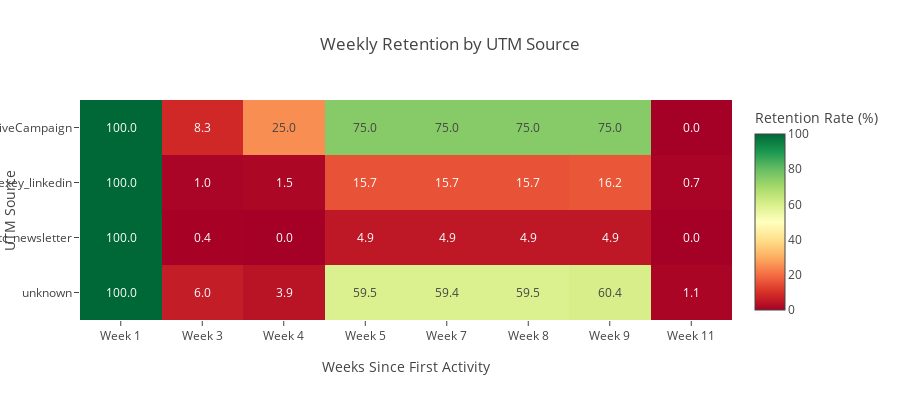
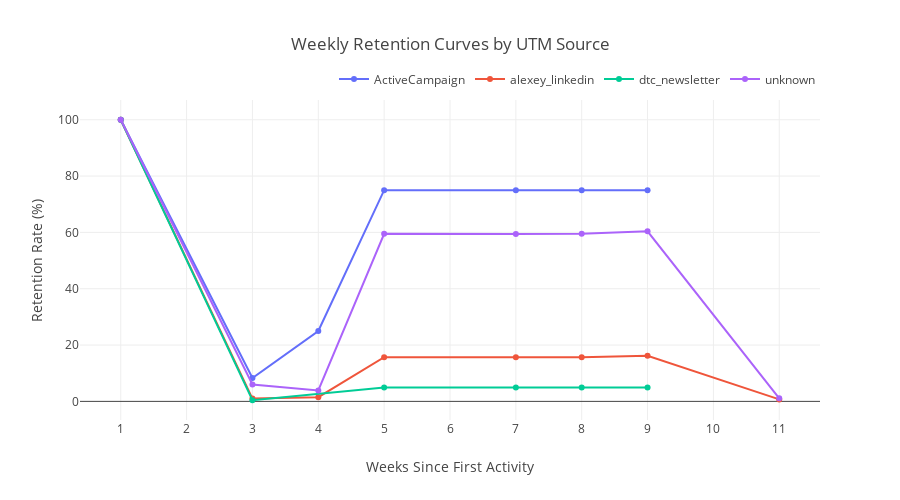
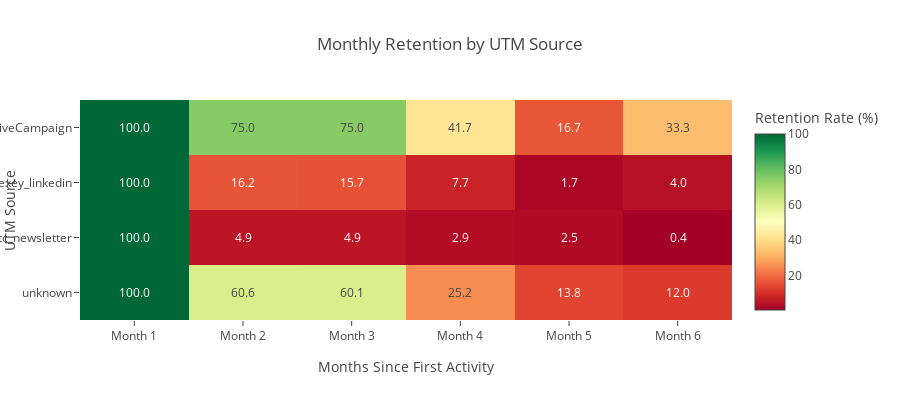
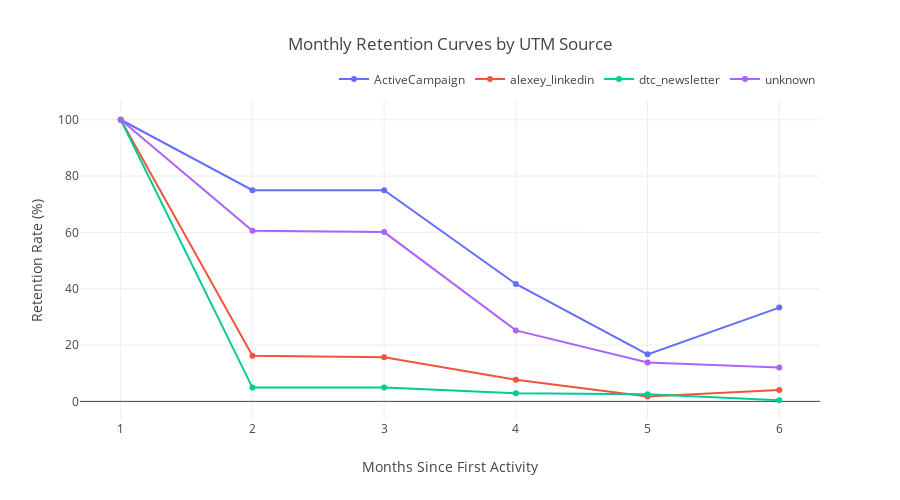

Notebook source saved alongside these figures, in order:
### Code cell
def visualize_cohort_retention(conn, config):
    """
    Visualize retention rates by week and month across different cohorts and UTM sources
    
    Args:
        conn: DuckDB connection
        config: Configuration dictionary with parameters
    """
    # First creating a clean events view to handle invalid dates
    clean_events_query = """
    CREATE OR REPLACE TEMPORARY VIEW clean_events AS
    SELECT 
        contact_id,
        event_id,
        event_category,
        CASE 
            WHEN TRY_CAST(event_date AS DATE) IS NOT NULL THEN TRY_CAST(event_date AS DATE)
            ELSE NULL
        END AS clean_date
    FROM user_attribution.events
    WHERE event_date IS NOT NULL
    """
    
    # SQL query for cohort retention analysis using clean dates
    cohort_retention_query = """
    WITH user_first_activity AS (
        -- Get each user's first activity date
        SELECT
            c.contact_id,
            c.utm_source,
            MIN(e.clean_date) AS first_date
        FROM user_attribution.contacts c
        JOIN clean_events e ON c.contact_id = e.contact_id
        WHERE e.clean_date IS NOT NULL
        GROUP BY c.contact_id, c.utm_source
    ),
    
    user_activity_weeks AS (
        -- Get each subsequent week of activity for each user
        SELECT
            u.contact_id,
            u.utm_source,
            u.first_date,
            e.clean_date AS activity_date,
            FLOOR(DATEDIFF('day', u.first_date, e.clean_date) / 7) AS week_number
        FROM user_first_activity u
        JOIN clean_events e ON u.contact_id = e.contact_id
        WHERE e.clean_date IS NOT NULL
        AND DATEDIFF('day', u.first_date, e.clean_date) >= 0
        AND DATEDIFF('day', u.first_date, e.clean_date) <= 84 -- Track up to 12 weeks
    ),
    
    user_activity_months AS (
        -- Get each subsequent month of activity for each user
        SELECT
            u.contact_id,
            u.utm_source,
            u.first_date,
            e.clean_date AS activity_date,
            FLOOR(DATEDIFF('day', u.first_date, e.clean_date) / 30) AS month_number
        FROM user_first_activity u
        JOIN clean_events e ON u.contact_id = e.contact_id
        WHERE e.clean_date IS NOT NULL
        AND DATEDIFF('day', u.first_date, e.clean_date) >= 0
        AND DATEDIFF('day', u.first_date, e.clean_date) <= 180 -- Track up to 6 months
    ),
    
    weekly_retention AS (
        -- Calculate weekly retention rates
        SELECT
            utm_source,
            week_number,
            COUNT(DISTINCT contact_id) AS active_users,
            (SELECT COUNT(DISTINCT contact_id) FROM user_first_activity WHERE utm_source = w.utm_source) AS total_users,
            ROUND(COUNT(DISTINCT contact_id) * 100.0 / 
                NULLIF((SELECT COUNT(DISTINCT contact_id) FROM user_first_activity WHERE utm_source = w.utm_source), 0), 1) AS retention_rate
        FROM user_activity_weeks w
        GROUP BY utm_source, week_number
    ),
    
    monthly_retention AS (
        -- Calculate monthly retention rates
        SELECT
            utm_source,
            month_number,
            COUNT(DISTINCT contact_id) AS active_users,
            (SELECT COUNT(DISTINCT contact_id) FROM user_first_activity WHERE utm_source = m.utm_source) AS total_users,
            ROUND(COUNT(DISTINCT contact_id) * 100.0 / 
                NULLIF((SELECT COUNT(DISTINCT contact_id) FROM user_first_activity WHERE utm_source = m.utm_source), 0), 1) AS retention_rate
        FROM user_activity_months m
        GROUP BY utm_source, month_number
    )
    
    -- Select weekly retention
    SELECT 
        'weekly' AS retention_type,
        utm_source,
        week_number AS period_number,
        active_users,
        total_users,
        retention_rate
    FROM weekly_retention
    WHERE total_users >= 5  -- Minimum sample size
    
    UNION ALL
    
    -- Select monthly retention
    SELECT 
        'monthly' AS retention_type,
        utm_source,
        month_number AS period_number,
        active_users,
        total_users,
        retention_rate
    FROM monthly_retention
    WHERE total_users >= 5  -- Minimum sample size
    
    ORDER BY retention_type, utm_source, period_number
    """
    
    try:
        conn.execute(clean_events_query)
        
        # Executing the query
        retention_data = conn.execute(cohort_retention_query).fetchdf()
        
        if len(retention_data) == 0:
            print("No sufficient retention data available for cohort analysis.")
            return
        
        # Split into weekly and monthly data
        weekly_data = retention_data[retention_data['retention_type'] == 'weekly']
        monthly_data = retention_data[retention_data['retention_type'] == 'monthly']
        
        # 1. Weekly retention heatmap
        if len(weekly_data) > 0:
            # Pivot the data
            weekly_pivot = weekly_data.pivot(
                index='utm_source', 
                columns='period_number', 
                values='retention_rate'
            ).fillna(0)
            
            # Renaming columns for better readability
            weekly_pivot.columns = [f'Week {int(col)+1}' for col in weekly_pivot.columns]
            
            # Creating a heatmap
            fig = px.imshow(
                weekly_pivot,
                labels=dict(x="Weeks Since First Activity", y="UTM Source", color="Retention Rate (%)"),
                x=weekly_pivot.columns,
                y=weekly_pivot.index,
                color_continuous_scale='RdYlGn',
                text_auto='.1f',
                aspect='auto',
                title='Weekly Retention by UTM Source'
            )
            fig.update_layout(height=max(400, len(weekly_pivot) * 40))
            fig.show()
            
            # Line chart for weekly retention
            fig = go.Figure()

            color_palette = px.colors.qualitative.Plotly  
            utm_sources = monthly_data['utm_source'].unique()
            color_map = {source: color_palette[i % len(color_palette)] for i, source in enumerate(utm_sources)}
            
            for source in weekly_data['utm_source'].unique():
                source_data = weekly_data[weekly_data['utm_source'] == source]
                fig.add_trace(go.Scatter(
                    x=source_data['period_number'] + 1,  # +1 for readability (Week 1, 2, etc.)
                    y=source_data['retention_rate'],
                    mode='lines+markers',
                    name=source,
                    line=dict(color=color_map[source]),
                    marker=dict(color=color_map[source]),
                    text=source_data['retention_rate'].apply(lambda x: f"{x:.1f}%"),
                    hovertemplate='%{text}<extra></extra>'
                ))
            
            fig.update_layout(
                title='Weekly Retention Curves by UTM Source',
                xaxis_title='Weeks Since First Activity',
                yaxis_title='Retention Rate (%)',
                xaxis=dict(tickmode='linear', tick0=1, dtick=1),
                legend=dict(
                    orientation="h",
                    yanchor="bottom",
                    y=1.02,
                    xanchor="right",
                    x=1
                ),
                height=500
            )
            fig.show()
        
        # 2. Monthly retention heatmap
        if len(monthly_data) > 0:
            # Pivot the data
            monthly_pivot = monthly_data.pivot(
                index='utm_source', 
                columns='period_number', 
                values='retention_rate'
            ).fillna(0)
            
            # Rename columns for better readability
            monthly_pivot.columns = [f'Month {int(col)+1}' for col in monthly_pivot.columns]
            
            # Create heatmap
            fig = px.imshow(
                monthly_pivot,
                labels=dict(x="Months Since First Activity", y="UTM Source", color="Retention Rate (%)"),
                x=monthly_pivot.columns,
                y=monthly_pivot.index,
                color_continuous_scale='RdYlGn',
                text_auto='.1f',
                aspect='auto',
                title='Monthly Retention by UTM Source'
            )
            fig.update_layout(height=max(400, len(monthly_pivot) * 40))
            fig.show()
            
            # Line chart for monthly retention
            fig = go.Figure()
            
            for source in monthly_data['utm_source'].unique():
                source_data = monthly_data[monthly_data['utm_source'] == source]
                fig.add_trace(go.Scatter(
                    x=source_data['period_number'] + 1,  # +1 for readability (Month 1, 2, etc.)
                    y=source_data['retention_rate'],
                    mode='lines+markers',
                    name=source,
                    line=dict(color=color_map[source]),
                    marker=dict(color=color_map[source]),
                    text=source_data['retention_rate'].apply(lambda x: f"{x:.1f}%"),
                    hovertemplate='%{text}<extra></extra>'
                ))
            
            fig.update_layout(
                title='Monthly Retention Curves by UTM Source',
                xaxis_title='Months Since First Activity',
                yaxis_title='Retention Rate (%)',
                xaxis=dict(tickmode='linear', tick0=1, dtick=1),
                legend=dict(
                    orientation="h",
                    yanchor="bottom",
                    y=1.02,
                    xanchor="right",
                    x=1
                ),
                height=500
            )
            fig.show()
                    
    except Exception as e:
        print(f"Error generating cohort retention visualizations: {e}")
        import traceback
        traceback.print_exc()

# Call the function
visualize_cohort_retention(conn, CONFIG)

### Figure 1 — Plotly figure (JSON) as saved in the notebook; plotly's stock layout.template omitted (floating-point values rounded to 4 significant figures)
{"data": [{"coloraxis": "coloraxis", "hovertemplate": "Weeks Since First Activity: %{x}<br>UTM Source: %{y}<br>Retention Rate (%): %{z}<extra></extra>", "name": "0", "texttemplate": "%{z:.1f}", "type": "heatmap", "x": ["Week 1", "Week 3", "Week 4", "Week 5", "Week 7", "Week 8", "Week 9", "Week 11"], "xaxis": "x", "y": ["ActiveCampaign", "alexey_linkedin", "dtc_newsletter", "unknown"], "yaxis": "y", "z": [[100, 8.3, 25, 75, 75, 75, 75, 0], [100, 1, 1.5, 15.7, 15.7, 15.7, 16.2, 0.7], [100, 0.4, 0, 4.9, 4.9, 4.9, 4.9, 0], [100, 6, 3.9, 59.5, 59.4, 59.5, 60.4, 1.1]]}], "layout": {"coloraxis": {"colorbar": {"title": {"text": "Retention Rate (%)"}}, "colorscale": [[0, "rgb(165,0,38)"], [0.1, "rgb(215,48,39)"], [0.2, "rgb(244,109,67)"], [0.3, "rgb(253,174,97)"], [0.4, "rgb(254,224,139)"], [0.5, "rgb(255,255,191)"], [0.6, "rgb(217,239,139)"], [0.7, "rgb(166,217,106)"], [0.8, "rgb(102,189,99)"], [0.9, "rgb(26,152,80)"], [1, "rgb(0,104,55)"]]}, "height": 400, "title": {"text": "Weekly Retention by UTM Source"}, "xaxis": {"anchor": "y", "domain": [0, 1], "title": {"text": "Weeks Since First Activity"}}, "yaxis": {"anchor": "x", "autorange": "reversed", "domain": [0, 1], "title": {"text": "UTM Source"}}}}

### Figure 2 — Plotly figure (JSON) as saved in the notebook; plotly's stock layout.template omitted (floating-point values rounded to 4 significant figures)
{"data": [{"hovertemplate": "%{text}<extra></extra>", "line": {"color": "#636EFA"}, "marker": {"color": "#636EFA"}, "mode": "lines+markers", "name": "ActiveCampaign", "text": ["100.0%", "8.3%", "25.0%", "75.0%", "75.0%", "75.0%", "75.0%"], "type": "scatter", "x": [1, 3, 4, 5, 7, 8, 9], "y": [100, 8.3, 25, 75, 75, 75, 75]}, {"hovertemplate": "%{text}<extra></extra>", "line": {"color": "#EF553B"}, "marker": {"color": "#EF553B"}, "mode": "lines+markers", "name": "alexey_linkedin", "text": ["100.0%", "1.0%", "1.5%", "15.7%", "15.7%", "15.7%", "16.2%", "0.7%"], "type": "scatter", "x": [1, 3, 4, 5, 7, 8, 9, 11], "y": [100, 1, 1.5, 15.7, 15.7, 15.7, 16.2, 0.7]}, {"hovertemplate": "%{text}<extra></extra>", "line": {"color": "#00CC96"}, "marker": {"color": "#00CC96"}, "mode": "lines+markers", "name": "dtc_newsletter", "text": ["100.0%", "0.4%", "4.9%", "4.9%", "4.9%", "4.9%"], "type": "scatter", "x": [1, 3, 5, 7, 8, 9], "y": [100, 0.4, 4.9, 4.9, 4.9, 4.9]}, {"hovertemplate": "%{text}<extra></extra>", "line": {"color": "#AB63FA"}, "marker": {"color": "#AB63FA"}, "mode": "lines+markers", "name": "unknown", "text": ["100.0%", "6.0%", "3.9%", "59.5%", "59.4%", "59.5%", "60.4%", "1.1%"], "type": "scatter", "x": [1, 3, 4, 5, 7, 8, 9, 11], "y": [100, 6, 3.9, 59.5, 59.4, 59.5, 60.4, 1.1]}], "layout": {"height": 500, "legend": {"orientation": "h", "x": 1, "xanchor": "right", "y": 1.02, "yanchor": "bottom"}, "title": {"text": "Weekly Retention Curves by UTM Source"}, "xaxis": {"dtick": 1, "tick0": 1, "tickmode": "linear", "title": {"text": "Weeks Since First Activity"}}, "yaxis": {"title": {"text": "Retention Rate (%)"}}}}

### Figure 3 — Plotly figure (JSON) as saved in the notebook; plotly's stock layout.template omitted (floating-point values rounded to 4 significant figures)
{"data": [{"coloraxis": "coloraxis", "hovertemplate": "Months Since First Activity: %{x}<br>UTM Source: %{y}<br>Retention Rate (%): %{z}<extra></extra>", "name": "0", "texttemplate": "%{z:.1f}", "type": "heatmap", "x": ["Month 1", "Month 2", "Month 3", "Month 4", "Month 5", "Month 6"], "xaxis": "x", "y": ["ActiveCampaign", "alexey_linkedin", "dtc_newsletter", "unknown"], "yaxis": "y", "z": [[100, 75, 75, 41.7, 16.7, 33.3], [100, 16.2, 15.7, 7.7, 1.7, 4], [100, 4.9, 4.9, 2.9, 2.5, 0.4], [100, 60.6, 60.1, 25.2, 13.8, 12]]}], "layout": {"coloraxis": {"colorbar": {"title": {"text": "Retention Rate (%)"}}, "colorscale": [[0, "rgb(165,0,38)"], [0.1, "rgb(215,48,39)"], [0.2, "rgb(244,109,67)"], [0.3, "rgb(253,174,97)"], [0.4, "rgb(254,224,139)"], [0.5, "rgb(255,255,191)"], [0.6, "rgb(217,239,139)"], [0.7, "rgb(166,217,106)"], [0.8, "rgb(102,189,99)"], [0.9, "rgb(26,152,80)"], [1, "rgb(0,104,55)"]]}, "height": 400, "title": {"text": "Monthly Retention by UTM Source"}, "xaxis": {"anchor": "y", "domain": [0, 1], "title": {"text": "Months Since First Activity"}}, "yaxis": {"anchor": "x", "autorange": "reversed", "domain": [0, 1], "title": {"text": "UTM Source"}}}}

### Figure 4 — Plotly figure (JSON) as saved in the notebook; plotly's stock layout.template omitted (floating-point values rounded to 4 significant figures)
{"data": [{"hovertemplate": "%{text}<extra></extra>", "line": {"color": "#636EFA"}, "marker": {"color": "#636EFA"}, "mode": "lines+markers", "name": "ActiveCampaign", "text": ["100.0%", "75.0%", "75.0%", "41.7%", "16.7%", "33.3%"], "type": "scatter", "x": [1, 2, 3, 4, 5, 6], "y": [100, 75, 75, 41.7, 16.7, 33.3]}, {"hovertemplate": "%{text}<extra></extra>", "line": {"color": "#EF553B"}, "marker": {"color": "#EF553B"}, "mode": "lines+markers", "name": "alexey_linkedin", "text": ["100.0%", "16.2%", "15.7%", "7.7%", "1.7%", "4.0%"], "type": "scatter", "x": [1, 2, 3, 4, 5, 6], "y": [100, 16.2, 15.7, 7.7, 1.7, 4]}, {"hovertemplate": "%{text}<extra></extra>", "line": {"color": "#00CC96"}, "marker": {"color": "#00CC96"}, "mode": "lines+markers", "name": "dtc_newsletter", "text": ["100.0%", "4.9%", "4.9%", "2.9%", "2.5%", "0.4%"], "type": "scatter", "x": [1, 2, 3, 4, 5, 6], "y": [100, 4.9, 4.9, 2.9, 2.5, 0.4]}, {"hovertemplate": "%{text}<extra></extra>", "line": {"color": "#AB63FA"}, "marker": {"color": "#AB63FA"}, "mode": "lines+markers", "name": "unknown", "text": ["100.0%", "60.6%", "60.1%", "25.2%", "13.8%", "12.0%"], "type": "scatter", "x": [1, 2, 3, 4, 5, 6], "y": [100, 60.6, 60.1, 25.2, 13.8, 12]}], "layout": {"height": 500, "legend": {"orientation": "h", "x": 1, "xanchor": "right", "y": 1.02, "yanchor": "bottom"}, "title": {"text": "Monthly Retention Curves by UTM Source"}, "xaxis": {"dtick": 1, "tick0": 1, "tickmode": "linear", "title": {"text": "Months Since First Activity"}}, "yaxis": {"title": {"text": "Retention Rate (%)"}}}}
